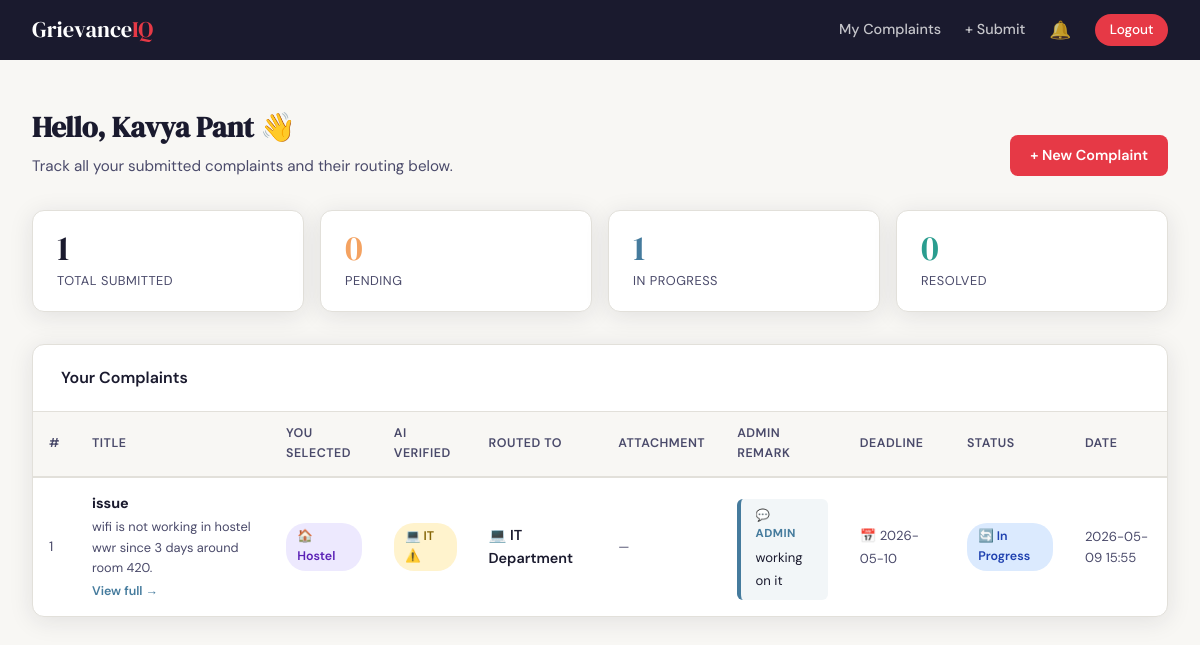
The app's page /dashboard (signed in), older data.
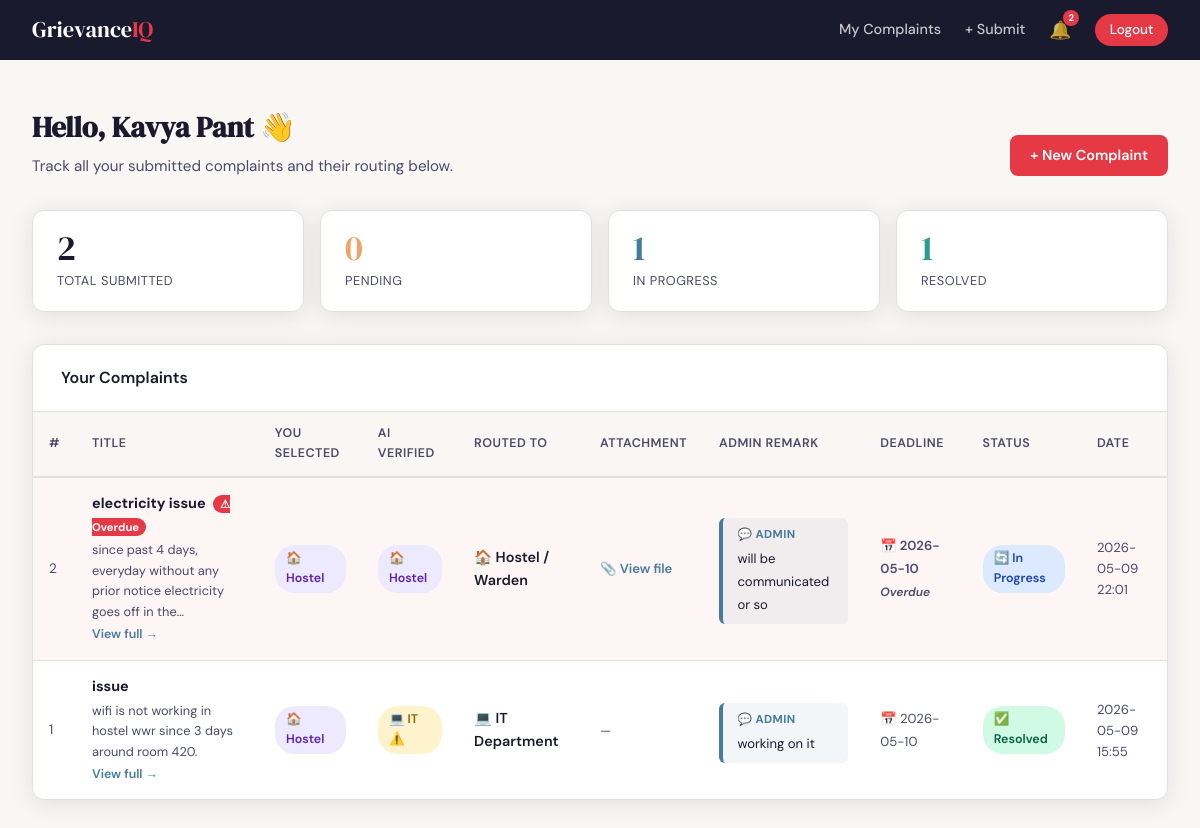
The same page, newer data.
### tables this page shows
CREATE TABLE complaints (
        id             INTEGER PRIMARY KEY AUTOINCREMENT,
        title          TEXT    NOT NULL,
        description    TEXT    NOT NULL,
        category       TEXT    NOT NULL,
        ai_category    TEXT    NOT NULL,
        ai_confidence  REAL    DEFAULT 0.0,
        ai_source      TEXT    DEFAULT 'keyword_fallback',
        routed_to      TEXT    NOT NULL,
        status         TEXT    NOT NULL DEFAULT 'Pending',
        attachment     TEXT    DEFAULT NULL,
        admin_remark   TEXT    DEFAULT NULL,
        resolve_by     TEXT    DEFAULT NULL,
        is_overdue     INTEGER DEFAULT 0,
        user_id        INTEGER NOT NULL,
        submitted_at   TEXT    NOT NULL,
        FOREIGN KEY(user_id) REFERENCES users(id)
    );

### app.py (the view)
@app.route('/dashboard')
def student_dashboard():
    if 'user_id' not in session or session['user_role'] != 'student':
        return redirect(url_for('login'))
    check_overdue_complaints()
    conn = get_db()
    complaints = conn.execute(
        'SELECT * FROM complaints WHERE user_id=? ORDER BY submitted_at DESC',
        (session['user_id'],)
    ).fetchall()
    conn.close()
    stats = {'Pending':0,'In Progress':0,'Resolved':0}
    for c in complaints:
        if c['status'] in stats:
            stats[c['status']] += 1
    return render_template('student_dashboard.html',
        complaints=complaints, stats=stats, departments=DEPARTMENTS)

### app.py (called while the page is built)
def get_db():
    conn = sqlite3.connect('grievance.db')
    conn.row_factory = sqlite3.Row
    return conn

def check_overdue_complaints():
    today = date.today().isoformat()
    conn  = get_db()
    conn.execute('''UPDATE complaints SET is_overdue=1
        WHERE resolve_by IS NOT NULL AND resolve_by < ?
          AND status != 'Resolved' AND is_overdue=0''', (today,))
    conn.commit()
    conn.close()

def get_unread_count(user_id):
    conn = get_db()
    row  = conn.execute(
        'SELECT COUNT(*) as cnt FROM notifications WHERE user_id=? AND is_read=0', (user_id,)
    ).fetchone()
    conn.close()
    return row['cnt'] if row else 0

@app.context_processor
def inject_globals():
    count = 0
    if session.get('user_id') and session.get('user_role') == 'student':
        count = get_unread_count(session['user_id'])
    return dict(unread_count=count, departments=DEPARTMENTS)

### templates/student_dashboard.html (shortened to what this page needs)
{% extends "base.html" %}
{% block content %}
<div class="page">
    <div style="display:flex; align-items:center; justify-content:space-between; margin-bottom:.25rem; flex-wrap:wrap; gap:1rem;">
        <div>
            <h1 class="page-title">Hello, {{ session.user_name }} 👋</h1>
            <p class="page-subtitle">Track all your submitted complaints and their routing below.</p>
        </div>
        <a href="{{ url_for('submit_complaint') }}" class="btn btn-accent">+ New Complaint</a>
    </div>
    <div class="stats-grid">
        <div class="stat-card stat-total">
            <div class="number">{{ complaints | length }}</div>
            <div class="label">Total Submitted</div>
        </div>
        <div class="stat-card stat-pending">
            <div class="number">{{ stats.Pending }}</div>
            <div class="label">Pending</div>
        </div>
        <div class="stat-card stat-progress">
            <div class="number">{{ stats['In Progress'] }}</div>
            <div class="label">In Progress</div>
        </div>
        <div class="stat-card stat-resolved">
            <div class="number">{{ stats.Resolved }}</div>
            <div class="label">Resolved</div>
        </div>
    </div>
    <div class="card">
        <div class="card-header">
            <span style="font-weight:600;">Your Complaints</span>
        </div>
        {% if complaints %}
        <div class="table-wrap">
            <table>
                <thead>
                    <tr>
                        <th>#</th>
                        <th>Title</th>
                        <th>You Selected</th>
                        <th>AI Verified</th>
                        <th>Routed To</th>
                        <th>Attachment</th>
                        <th>Admin Remark</th>
                        <th>Deadline</th>
                        <th>Status</th>
                        <th>Date</th>
                    </tr>
                </thead>
                <tbody>
                    {% for c in complaints %}
                    <tr {% if c.is_overdue %}class="row-overdue"{% endif %}>
                        <td style="color:var(--ink-soft); font-size:.85rem;">{{ c.id }}</td>
                        <td>
                            <a href="{{ url_for('complaint_detail', cid=c.id) }}"
                               style="font-weight:700; color:var(--ink); text-decoration:none;">
                                {{ c.title }}
                            </a>
                            {% if c.is_overdue %}
                                <span class="badge-overdue">⚠ Overdue</span>
                            {% endif %}
                            <div style="font-size:.8rem; color:var(--ink-soft); margin-top:.15rem;">
                                {{ c.description[:80] }}{% if c.description|length > 80 %}…{% endif %}
                            </div>
                            <a href="{{ url_for('complaint_detail', cid=c.id) }}"
                               style="font-size:.78rem; color:var(--accent2); font-weight:600; text-decoration:none;">
                                View full →
                            </a>
                        </td>
                        <td>
                            <span class="badge badge-{{ c.category | lower }}">
                                {% if c.category in departments %}{{ departments[c.category].icon }}{% endif %}
                                {{ c.category }}
                            </span>
                        </td>
                        <td>
                            <span class="badge badge-{{ c.ai_category | lower }}
                                {% if c.category != c.ai_category and c.category != 'Other' %} badge-mismatch{% endif %}">
                                {% if c.ai_category in departments %}{{ departments[c.ai_category].icon }}{% endif %}
                                {{ c.ai_category }}
                                {% if c.category != c.ai_category and c.category != 'Other' %}⚠️{% endif %}
                            </span>
                        </td>
                        <td>
                            {% if c.routed_to in departments %}
                                <span style="font-weight:600;">
                                    {{ departments[c.routed_to].icon }}
                                    {{ departments[c.routed_to].label }}
                                </span>
                            {% else %}
                                {{ c.routed_to }}
                            {% endif %}
                        </td>
                        <td>
                            {% if c.attachment %}
                                <a href="{{ url_for('uploaded_file', filename=c.attachment) }}"
                                   target="_blank"
                                   style="font-size:.82rem; color:var(--accent2); font-weight:600; text-decoration:none;">
                                    📎 View file
                                </a>
                            {% else %}
                                <span style="font-size:.8rem; color:var(--ink-soft);">—</span>
                            {% endif %}
                        </td>
                        <td style="max-width:180px;">
                            {% if c.admin_remark %}
                                <div class="admin-remark-box">
                                    <span class="remark-label">💬 Admin</span>
                                    <span style="font-size:.82rem;">{{ c.admin_remark }}</span>
                                </div>
                            {% else %}
                                <span style="font-size:.8rem; color:var(--ink-soft);">—</span>
                            {% endif %}
                        </td>
                        <td>
                            {% if c.resolve_by %}
                                <span class="deadline-info {% if c.is_overdue %}overdue-date{% endif %}">
                                    📅 {{ c.resolve_by }}
                                    {% if c.is_overdue %}<br><em style="font-size:.75rem;">Overdue</em>{% endif %}
                                </span>
                            {% else %}
                                <span style="font-size:.8rem; color:var(--ink-soft);">—</span>
                            {% endif %}
                        </td>
                        <td>
                            {% if c.status == 'Pending' %}
                                <span class="badge badge-pending">⏳ Pending</span>
                            {% elif c.status == 'In Progress' %}
                                <span class="badge badge-progress">🔄 In Progress</span>
                            {% else %}
                                <span class="badge badge-resolved">✅ Resolved</span>
                            {% endif %}
                        </td>
                        <td style="font-size:.82rem; color:var(--ink-soft);">{{ c.submitted_at }}</td>
                    </tr>
                    {% endfor %}
                </tbody>
            </table>
        </div>
        {% else %}
        <div class="empty-state">
            <div class="icon">📭</div>
            <p>No complaints yet. Submit your first one!</p>
            <a href="{{ url_for('submit_complaint') }}" class="btn btn-accent" style="margin-top:1rem;">Submit a Complaint</a>
        </div>
        {% endif %}
    </div>
</div>
{% endblock %}

### templates/base.html (shortened to what this page needs)
<!DOCTYPE html>
<html lang="en">
<head>
</head>
<body>
<nav>
    <div style="display:flex; align-items:center;">
        <a class="nav-brand" href="#">Grievance<span>IQ</span></a>
    </div>
    <div class="nav-links">
        {% if session.user_role == 'student' %}
            <a href="{{ url_for('student_dashboard') }}">My Complaints</a>
            <a href="{{ url_for('submit_complaint') }}">+ Submit</a>
            <div class="bell-wrap">
                <a href="{{ url_for('notifications') }}" title="Notifications">🔔</a>
                {% if unread_count > 0 %}
                    <span class="bell-badge">{{ unread_count }}</span>
                {% endif %}
            </div>
            <a href="{{ url_for('logout') }}" class="nav-pill">Logout</a>
        {% elif session.user_role in ('admin', 'superadmin') %}
            <a href="{{ url_for('admin_dashboard') }}">Dashboard</a>
            <a href="{{ url_for('logout') }}" class="nav-pill">Logout</a>
        {% else %}
            <a href="{{ url_for('login') }}">Login</a>
            <a href="{{ url_for('signup') }}" class="nav-pill">Sign Up</a>
        {% endif %}
    </div>
</nav>
<div class="flash-container">
</div>
{% block content %}{% endblock %}
</body>
</html>

Row changes from the older to the newer data that the page shows:
added complaints: id "2", title "electricity issue", is_overdue "⚠ Overdue", description "since past 4 days, everyday without any prior notice electricity goes off in the", category "🏠", category "Hostel", ai_category "🏠", ai_category "Hostel", routed_to "🏠", routed_to "Hostel / Warden", admin_remark "will be communicated or so", resolve_by "2026-05-10", status "🔄 In Progress", submitted_at "2026-05-09 22:01"
changed complaints "issue": status "🔄 In Progress" → "✅ Resolved"
Text that changed along with them:
{{ unread_count }}: (not shown) → "2"
{{ complaints | length }}: "1" → "2"
{{ stats.Resolved }}: "0" → "1"
